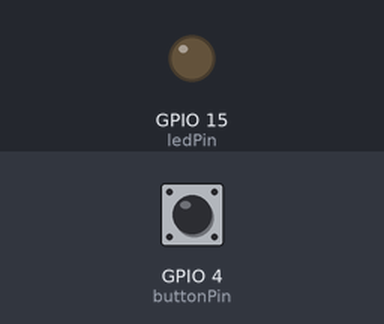
The sketch below on a simulated ESP32. Shown: output pins drawn as LEDs (lit = HIGH). The inputs (shaded band) are chosen by the test bench; at power-on: GPIO 4 (buttonPin) HIGH. No radio packets arrive unless stated.

Above: at 1.2 s.
1.3 s: GPIO 4 (buttonPin) pulled LOW for 0.15 s
At 1.37 s:
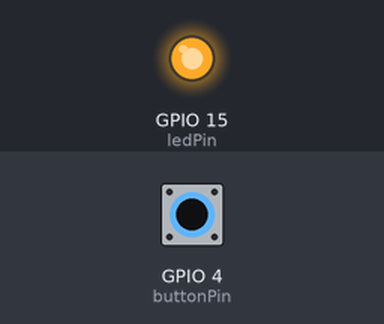
2.9 s: GPIO 4 (buttonPin) pulled LOW for 3.2 s
At 6.6 s:
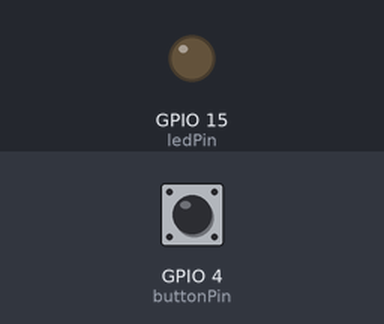
Timing chart, 0 to 8.1 s (numbered marks = the images above; inputs shaded):
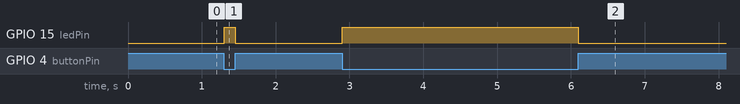

Measured:
- after the input at 1.3 s, GPIO 15 (ledPin): LOW → HIGH at once, → LOW 0.15 s later
- after the input at 2.9 s, GPIO 15 (ledPin): LOW → HIGH at once, → LOW 3.2 s later

The sketch:

transmitter.ino
```cpp
#include <SPI.h>
#include <RF24.h>

// Ustawienie pinów dla NRF24L01
RF24 radio(26, 27);  // CE, CSN

// Adresy rurek do komunikacji
const byte address[6] = "00001";

// Definicje pinów
const int buttonPin = 4;  // Pin przycisku
const int ledPin = 15;    // Pin LED
bool buttonState = false;

void setup() {
  pinMode(buttonPin, INPUT_PULLUP);  // Konfiguracja przycisku
  pinMode(ledPin, OUTPUT);           // Konfiguracja LED

  // Inicjalizacja modułu NRF24L01
  SPI.begin(18, 19, 23, 27);         // SCK, MISO, MOSI, CSN
  radio.begin();
  radio.openWritingPipe(address);    // Ustawienie adresu do wysyłania
  radio.setPALevel(RF24_PA_HIGH);    // Ustawienie mocy nadawania
  radio.stopListening();             // Zatrzymanie nasłuchiwania (tryb nadawania)
}

void loop() {
  // Odczyt stanu przycisku
  bool currentButtonState = digitalRead(buttonPin) == LOW;

  // Sprawdzenie, czy stan przycisku zmienił się
  if (currentButtonState != buttonState) {
    buttonState = currentButtonState;

    // Wysłanie aktualnego stanu przycisku do odbiorcy
    radio.write(&buttonState, sizeof(buttonState));
  }

  // Sygnalizacja przyciskiem lokalnym LED
  digitalWrite(ledPin, buttonState ? HIGH : LOW);
}
```
